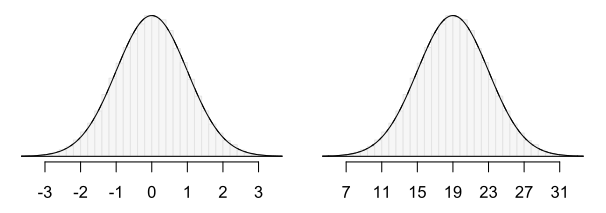

Generate this figure with R:
set.seed(1)

x <- rnorm(100000)
hold <- hist(x, breaks=50, prob=T)

#===> plot <===#
par(mfrow=c(1,2), las=1, mar=c(2.5,1,0.5,1))

# curve 1
X <- seq(-4,4,0.01)
Y <- dnorm(X)
plot(X, Y, type='l', axes=F, xlim=c(-3.4,3.4))
axis(1, at=-3:3)
for(i in 1:length(hold$counts)){
	rect(hold$breaks[i], 0, hold$breaks[i+1], hold$density[i],
		border='#DDDDDD', col='#F4F4F4')
}
lines(X, Y)
abline(h=0)

# curve 2
X <- seq(3,35,0.01)
Y <- dnorm(X, 19, 4)
plot(X, Y, type='l', axes=F, xlim=c(5.4,32.6))
axis(1, at=19+4*(-3:3))

for(i in 1:length(hold$counts)){
	rect(19+4*hold$breaks[i], 0, 19+4*hold$breaks[i+1], hold$density[i]/4,
		border='#DDDDDD', col='#F4F4F4')
}
lines(X, Y)
abline(h=0)
